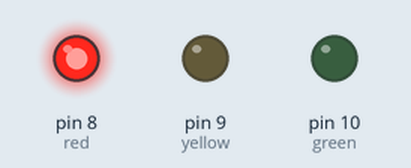
Recording of a sketch running on a simulated Arduino Uno, built with avr-gcc and run on an emulated ATmega328P. Shown: output pins drawn as LEDs (lit = HIGH).

Above: at 0.2 s.
At 0.7 s:
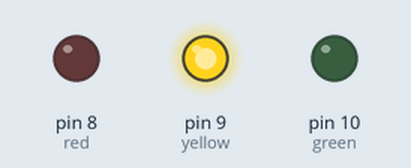
At 2.7 s:
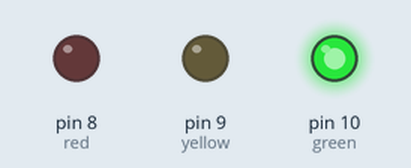
Timing chart, 0 to 3.5 s (numbered marks = the images above):
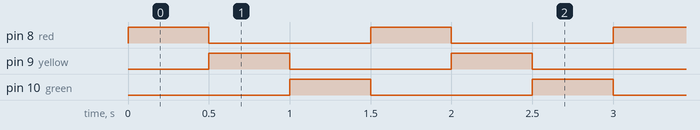

Measured:
- by itself, pin 8 (red), pin 9 (yellow), pin 10 (green): alternates HIGH for 0.50 s and LOW for 1.0 s
- by itself, everything shown: repeats every 1.5 s, in 3 steps

The sketch:

new_traffic.ino
```cpp
int red=8;
int yellow=9;
int green=10;
void setup() {
  // put your setup code here, to run once:
  pinMode(red,OUTPUT);
  pinMode(yellow,OUTPUT);
  pinMode(green,OUTPUT);
}

void loop() {
  // put your main code here, to run repeatedly:
 digitalWrite(red, HIGH);
 digitalWrite(yellow, LOW);
 digitalWrite(green, LOW);
 delay(500);

 digitalWrite(red, LOW);
 digitalWrite(yellow, HIGH);
 digitalWrite(green, LOW);
 delay(500);

 digitalWrite(red, LOW);
 digitalWrite(yellow, LOW);
 digitalWrite(green, HIGH);
 delay(500);

}
```
